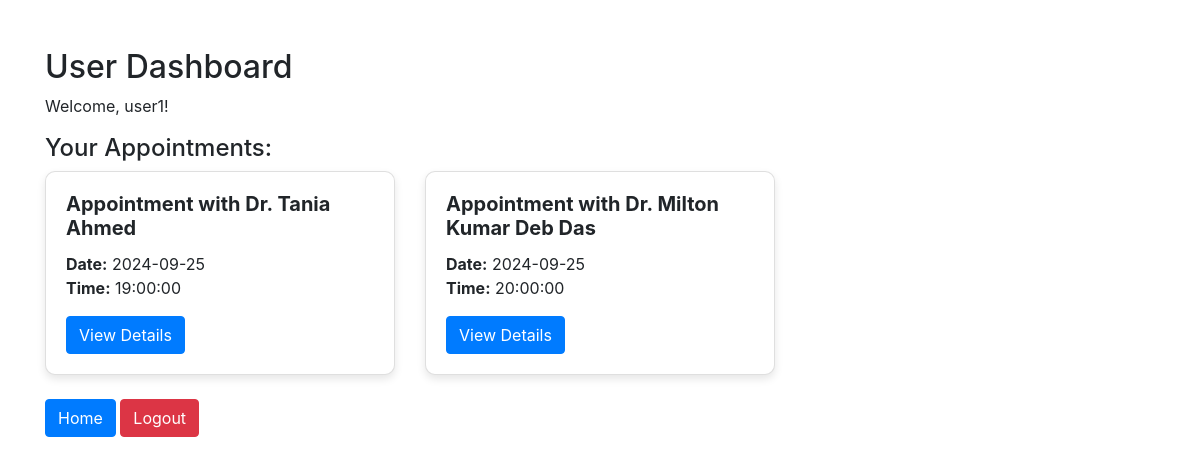
Screenshot of /user_dashboard.php (signed in) with the database file from the repository.
### tables this page shows
CREATE TABLE `appointments` (
  `id` int(11) NOT NULL,
  `username` varchar(255) NOT NULL,
  `doctor_name` varchar(255) NOT NULL,
  `appointment_date` date NOT NULL,
  `appointment_time` time NOT NULL
);

### user_dashboard.php (the view, shortened to what this page needs)
<?php
include 'db_connect.php';
function getBookedAppointments($conn, $username)
{
    $appointments = [];
    $sql = "SELECT doctor_name, appointment_date, appointment_time FROM appointments WHERE username = ?";
    $stmt = $conn->prepare($sql);
    $stmt->bind_param("s", $username);
    $stmt->execute();
    $result = $stmt->get_result();
    if ($result->num_rows > 0) {
        while ($row = $result->fetch_assoc()) {
            $appointments[] = [
                'doctor' => $row['doctor_name'],
                'date' => $row['appointment_date'],
                'time' => $row['appointment_time']
            ];
        }
    }
    return $appointments;
}
$username = $_SESSION["username"];
$userAppointments = getBookedAppointments($conn, $username);
?>
<!DOCTYPE html>
<html lang="en">
<head>
    <link rel="stylesheet" href="https://stackpath.bootstrapcdn.com/bootstrap/4.5.2/css/bootstrap.min.css">
</head>
<body>
    <div class="container mt-5">
        <h2>User Dashboard</h2>
        <p>Welcome, <?php echo $username; ?>!</p>
        <?php if (!empty($userAppointments)) { ?>
            <h4>Your Appointments:</h4>
            <div class="row">
                <?php foreach ($userAppointments as $appointment) { ?>
                    <div class="col-md-4 mb-4">
                        <div class="card appointment-card">
                            <div class="card-body">
                                <h5 class="card-title">Appointment with Dr. <?php echo $appointment['doctor']; ?></h5>
                                <p class="card-text">
                                    <strong>Date:</strong> <?php echo $appointment['date']; ?><br>
                                    <strong>Time:</strong> <?php echo $appointment['time']; ?>
                                </p>
                                <a href="doctor_details.php?doctor=<?php echo urlencode($appointment['doctor']); ?>" class="btn btn-primary">View Details</a>
                            </div>
                        </div>
                    </div>
                <?php } ?>
            </div>
        <?php } ?>
        <a href="index.php" class="btn btn-primary">Home</a>
        <a href="logout.php" class="btn btn-danger">Logout</a>
    </div>
</body>
</html>

### user_dashboard.php (style rules this page uses)
.appointment-card { border-radius: 10px; box-shadow: 0 4px 8px rgba(0, 0, 0, 0.1); transition: transform 0.3s; }
.card-body h5 { font-weight: bold; }

### rows the page displays
appointments: doctor_name "Tania Ahmed", appointment_date "2024-09-25", appointment_time "19:00:00"
appointments: doctor_name "Milton Kumar Deb Das", appointment_date "2024-09-25", appointment_time "20:00:00"

### other values shown
$username "user1"
